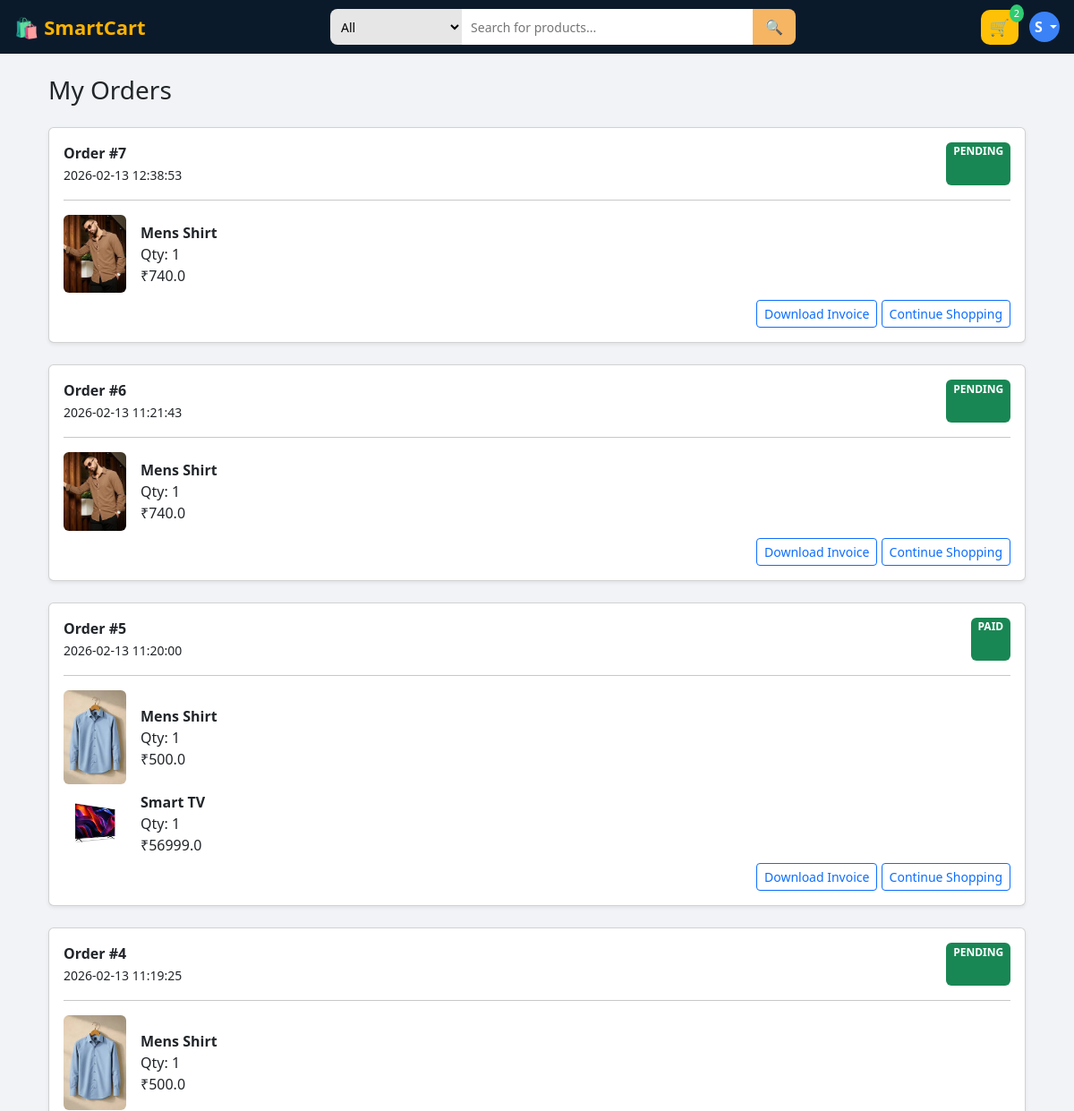
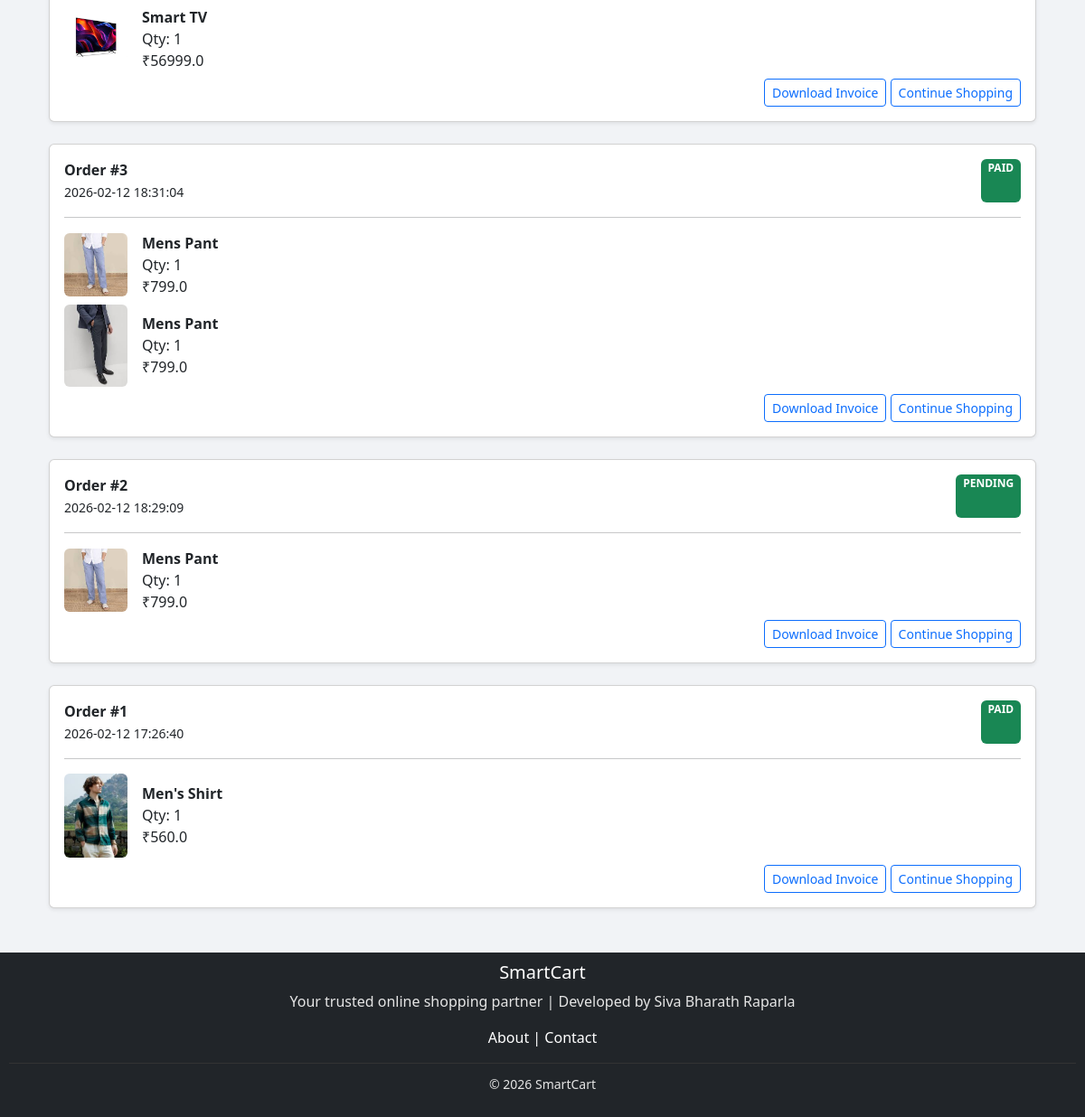
The page /my-orders (signed in) on the database its author committed (2 pictures, top to bottom).
### tables this page shows
CREATE TABLE orders(
    order_id INTEGER PRIMARY KEY AUTOINCREMENT,
    user_id INTEGER,
    address_id INTEGER,
    total_amount REAL,
    payment_status TEXT DEFAULT 'PENDING',
    razorpay_order_id TEXT,
    created_at TIMESTAMP DEFAULT CURRENT_TIMESTAMP,
    FOREIGN KEY (user_id) REFERENCES users(user_id),
    FOREIGN KEY (address_id) REFERENCES addresses(address_id)
);

CREATE TABLE order_items(
    item_id INTEGER PRIMARY KEY AUTOINCREMENT,
    order_id INTEGER,
    product_id INTEGER,
    quantity INTEGER,
    price REAL,
    FOREIGN KEY (order_id) REFERENCES orders(order_id) ON DELETE CASCADE,
    FOREIGN KEY (product_id) REFERENCES products(product_id)
);

CREATE TABLE products(
    product_id INTEGER PRIMARY KEY AUTOINCREMENT,
    name TEXT,
    description TEXT,
    category TEXT,
    price REAL,
    image TEXT,
    admin_id INTEGER NOT NULL,
    FOREIGN KEY (admin_id) REFERENCES admin(admin_id) ON DELETE CASCADE
);

### app.py (the view)
@app.route('/my-orders')
def my_orders():
    if 'user_id' not in session:
        return redirect('/user-login')
    user_id=session['user_id']
    conn=get_db_connection()
    cursor = conn.cursor()
    cursor.execute("""
        SELECT * FROM orders
        WHERE user_id=?
        ORDER BY created_at DESC
    """,(user_id,))
    orders=cursor.fetchall()
    orders = [dict(order) for order in orders]
    for order in orders:
        cursor.execute("""
            SELECT oi.quantity,oi.price,p.name,p.image
            FROM order_items oi
            JOIN products p ON oi.product_id=p.product_id
            WHERE oi.order_id=?
        """,(order['order_id'],))
        order['items']=cursor.fetchall()
    cursor.close()
    conn.close()
    return render_template('user/orders.html',orders=orders)

### app.py (called while the page is built, shortened)
def get_db_connection():
    conn = sqlite3.connect(os.path.join(BASE_DIR, "smartcart.db"), timeout=20)
    conn.row_factory = sqlite3.Row
    conn.execute("PRAGMA foreign_keys = ON")
    conn.execute("PRAGMA journal_mode=WAL")
    return conn

@app.context_processor
def inject_admin():
    return dict(current_admin=None)

@app.context_processor
def cart_count():
    if 'user_id' not in session:
        return dict(cart_count=0)
    conn = get_db_connection()
    cursor = conn.cursor()
    cursor.execute("SELECT SUM(quantity) FROM cart WHERE user_id=?",(session['user_id'],))
    count = cursor.fetchone()[0] or 0
    cursor.close()
    conn.close()
    return dict(cart_count=count)

@app.context_processor
def global_categories():
    conn = get_db_connection()
    cursor = conn.cursor()
    cursor.execute("SELECT DISTINCT category FROM products")
    categories = cursor.fetchall()
    cursor.close()
    conn.close()
    return dict(categories=categories)

### templates/user/orders.html
{% extends 'user/base.html' %}
{% block content %}
<div class="container mt-4">
<h3 class="mb-4">My Orders</h3>
{% for order in orders %}
<div class="card mb-4 p-3 shadow-sm">
<div class="d-flex justify-content-between">
    <div>
        <b>Order #{{ order.order_id }}</b><br>
        <small>{{ order.created_at }}</small>
    </div>
    <span class="badge bg-success">{{ order.payment_status }}</span>
</div>
<hr>
{% for item in order['items'] %}
<div class="d-flex align-items-center mb-2">
<img src="{{ url_for('static',
filename='uploads/product_images/'+item.image) }}"
width="70" class="me-3 rounded">
<div>
    <b>{{ item.name }}</b><br>
    Qty: {{ item.quantity }}<br>
    ₹{{ item.price }}
</div>
</div>
{% endfor %}
<div class="text-end">
    <a href="/invoice/{{ order.order_id }}"
       class="btn btn-outline-primary btn-sm">
       Download Invoice
    </a>
    <a href="/dashboard"
     class="btn btn-outline-primary btn-sm">
     Continue Shopping
    </a>
</div>
</div>
{% endfor %}
</div>
{% endblock %}

### static/css/user.css (style rules this page uses)
html, body { margin:0; padding:0; }
* { box-sizing: border-box; }
html, body { width: 100%; overflow-x: hidden; }
body { margin: 0; background: #f1f3f6; font-family: 'Segoe UI', sans-serif; }
a { text-decoration: none; }
img { max-width: 100%; height: auto; }
html, body { height:100%; }
.page-wrapper { min-height:100vh; display:flex; flex-direction:column; }

### rows shown on the page
orders: order_id "7", created_at "2026-02-13 12:38:53", payment_status "PENDING"
order_items: image (picture), name "Mens Shirt", quantity "1", price "740.0"
orders: order_id "6", created_at "2026-02-13 11:21:43", payment_status "PENDING"
order_items: image (picture), name "Mens Shirt", quantity "1", price "740.0"
orders: order_id "5", created_at "2026-02-13 11:20:00", payment_status "PAID"
order_items: image (picture), name "Mens Shirt", quantity "1", price "500.0"
order_items: image (picture), name "Smart TV", quantity "1", price "56999.0"
orders: order_id "4", created_at "2026-02-13 11:19:25", payment_status "PENDING"
order_items: image (picture), name "Mens Shirt", quantity "1", price "500.0"
order_items: image (picture), name "Smart TV", quantity "1", price "56999.0"
orders: order_id "3", created_at "2026-02-12 18:31:04", payment_status "PAID"
order_items: image (picture), name "Mens Pant", quantity "1", price "799.0"
order_items: image (picture), name "Mens Pant", quantity "1", price "799.0"
orders: order_id "2", created_at "2026-02-12 18:29:09", payment_status "PENDING"
order_items: image (picture), name "Mens Pant", quantity "1", price "799.0"
orders: order_id "1", created_at "2026-02-12 17:26:40", payment_status "PAID"
order_items: image (picture), name "Men's Shirt", quantity "1", price "560.0"

### other values the page prints
{{ cart_count }} "2"
{{ session.get('user_name','U')[0] | upper }} "S"
